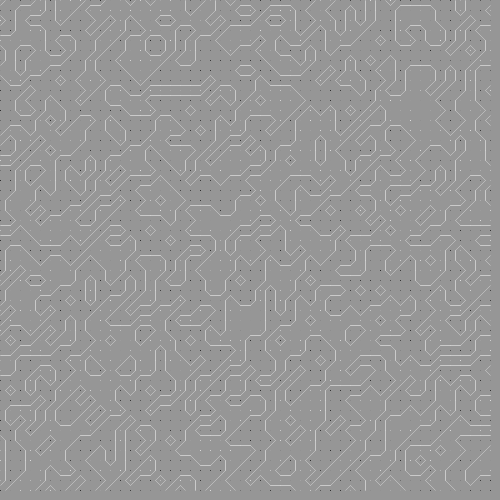
Frame 1 (no input)
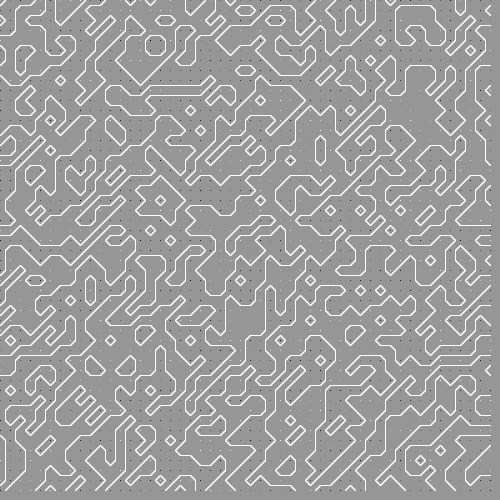
Frame 60 (the mouse pressed at the canvas centre just before this capture)
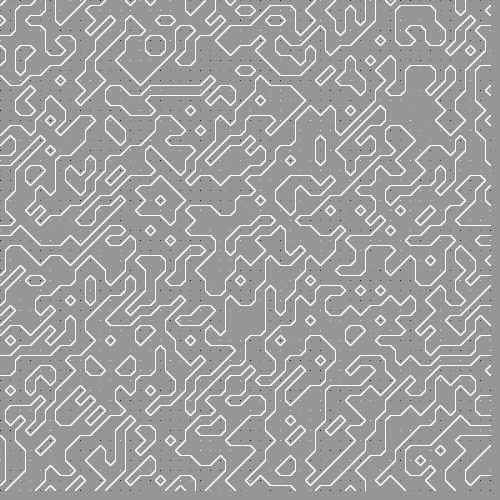
Frame 120 (the mouse held since frame 60 and released just before this capture)

The Processing sketch that drew these frames (run headless with seeded random() and noise(); from frame 60 on, the mouse is pressed at the canvas centre):

// Processing sketch: marchingSquares
// ── marchingSquares.pde
float[][] field;
int rez = 10;
int cols;
int rows;


void setup() {
  size(500, 500);
  background(150);
  cols = width / rez;
  rows = height / rez;
  field = new float[cols][rows];
  for (int i = 0; i < cols; i++) {
    for (int j = 0; j < rows; j++) {
      field[i][j] = random(1);
    }
  }
}

void draw() {
  for (int i = 0; i < cols; i++) {
    for (int j = 0; j < rows; j++) {
      stroke(field[i][j]*255);
      point(i*rez, j*rez);
      }
  }

  for (int i = 0; i < cols - 1; i++) {
    for (int j = 0; j < rows - 1; j++) {
      float x = i * rez;
      float y = j * rez;
      PVector a = new PVector(x + rez * 0.5, y);
      PVector b = new PVector(x + rez, y + rez * 0.5);
      PVector c = new PVector(x + rez * 0.5, y + rez);
      PVector d = new PVector(x, y + rez * 0.5);
      int state = getState(round(field[i][j]), 
          round(field[i+1][j]), 
          round(field[i+1][j+1]), 
          round(field[i][j+1])
          );
      
      stroke(255);
      strokeWeight(0.5);
      switch (state) {
        case 1: 
        case 14:
          strokeWeight(0.25);
          line(d, a);    
          break;
        case 2:
        case 13:
          strokeWeight(0.25);
          line(a, b);
          break;
        case 3:
        case 12:
          line(d, b);
          break;
        case 4:
        case 11:
          strokeWeight(0.25);
          line(c, b);
          break;
        case 5:
          strokeWeight(0.25);
          line(d, a);
          line(c, b);
          break;
        case 6:
        case 9:
          line(a, c);
          break;
        case 7:
        case 8:
          strokeWeight(0.25);
          line(d, c);
          break;
        case 10:
          strokeWeight(0.25);
          line(d, a);
          line(c, b);
          break;
      }
    }
  }
}

void line(PVector v1, PVector v2) {
  line(v1.x, v1.y, v2.x, v2.y);
}

int getState(int a, int b, int c, int d) {
  return a + b*2 + c*4 + d*8; 
}


// ── point.pde
class Point {
  int value;
  int x;
  int y;

  Point(int x, int y) {
    this.value = floor(random(0, 2));
    this.x = x;
    this.y = y;

    stroke(100);
    fill(this.value * 255);
    ellipse(this.x, this.y, 4, 4);
  }
}
